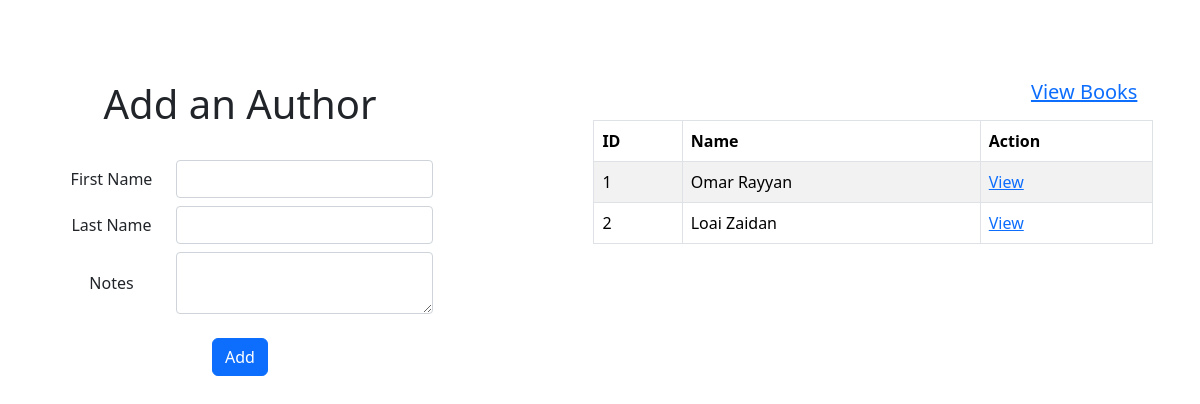
Page /authors on the earlier database version.
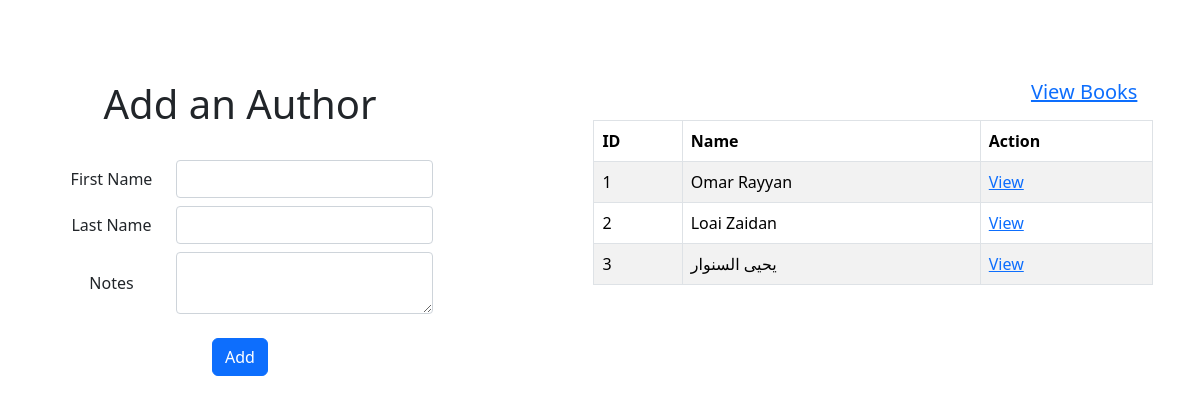
Same page on the later database version.
### books_authors_app/models.py (models this page shows)
class Author(models.Model):
    first_name = models.CharField(max_length=45)
    last_name = models.CharField(max_length=45)
    notes = models.TextField()
    books = models.ManyToManyField(Book, related_name="authors")
    created_at = models.DateTimeField(auto_now_add=True)
    updated_at = models.DateTimeField(auto_now=True)

### books_authors_app/views.py (the view)
# urls.py: path('authors', views.view_authors, name='view_authors'),
def view_authors(request):
    authors = Author.objects.all()
    return render(request, 'authors_list.html', {'authors': authors})

### books_authors_app/templates/authors_list.html (shortened to what this page needs)
<!DOCTYPE html>
<html lang="en">
<head>
    <link rel="stylesheet" href="https://cdn.jsdelivr.net/npm/bootstrap@5.3.3/dist/css/bootstrap.min.css">
    {% load static %}
    <link rel="stylesheet" href="{% static 'css/books_authors_style.css' %}">
</head>
<body>
    <div class="main">
        <div class="add-a-book">
            <form action="/add_author" method="post">
                <h1>Add an Author</h1>
                <table id="add-author-table">
                    <tbody>
                        <tr>
                            <td><label>First Name</label></td>
                            <td><input type="text" class="form-control custom-input" name="first_name"></td>
                        </tr>
                        <tr>
                            <td><label>Last Name</label></td>
                            <td><input type="text" class="form-control custom-input" name="last_name"></td>
                        </tr>
                        <tr>
                            <td><label for="notes">Notes</label></td>
                            <td><textarea class="form-control custom-input" name="notes" id="notes"></textarea></td>
                        </tr>
                    </tbody>
                </table>
                <button type="submit" class="btn btn-primary authors-books-add-btn">Add</button>
            </form>
        </div>
        <div class="table-container">
            <h5><a href="{% url 'view_books' %}">View Books</a></h5>
            <table class="table table-striped table-bordered authors-books-table">
                <thead>
                  <tr>
                    <th>ID</th>
                    <th>Name</th>
                    <th>Action</th>
                  </tr>
                </thead>
                <tbody>
                    {% for author in authors %}
                    <tr>
                        <td>{{ author.id }}</td>
                        <td>{{ author.first_name }} {{ author.last_name }}</td>
                        <td><a href="{% url 'view_author' author.id %}">View</a></td>
                    </tr>
                    {% endfor %}
                </tbody>
            </table>
        </div>
    </div>
</body>
</html>

Differences in the rows shown:
added Author: id "3", first_name "يحيى", last_name "السنوار"
